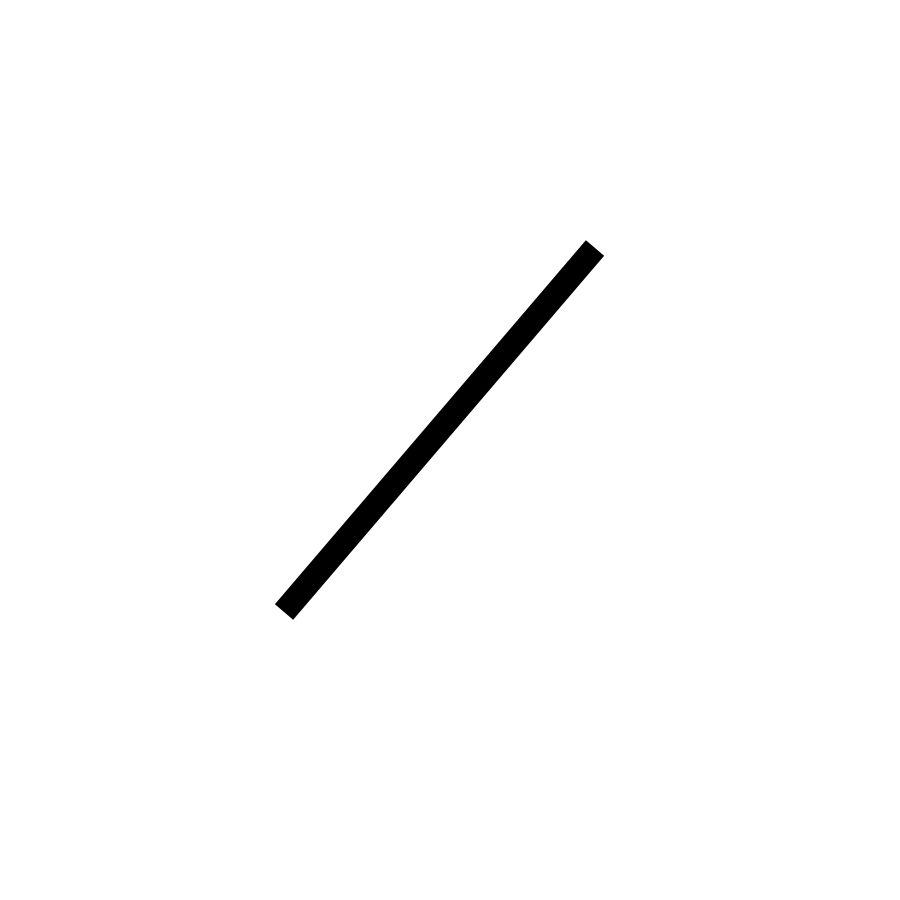
#> input picture src/robo1/scripts_planner/map.jpg, 900 x 900 px
$ python planner_v2.py
#> lines starting #> are read from the running program, lines starting #| are printed output that depends on the picture
# -*- coding: utf-8 -*-
"""
Created on Sat Mar 18 16:02:21 2023

@author: saksham
"""

#!/usr/bin/env python3
# -*- coding: utf-8 -*-
"""
Created on Tue Mar 14 23:56:08 2023

@author: saksham
"""

import numpy as np
import time
import cv2
import matplotlib.pyplot as plt
from sys import exit

from scipy.interpolate import interp1d
from scipy.interpolate import CubicSpline
from scipy.interpolate import CubicHermiteSpline
import scipy.interpolate as interpolate

#%%

# inputs
startState_real = (45,225,0) #tuple(map(int, start.split(",")))
goalState = (225,225,0) #tuple(map(int, goal.split(",")))
rpm = (30*0.1047198,60*0.1047198,90*0.1047198) #tuple(map(int, rpm.split(",")))

c = 5 + 19 # clearance + R (robot radius)
dt = 0.3

r = 6.45/2
L = 11
push = 20
startState = (startState_real[0]+push*np.cos(np.deg2rad(startState_real[2])),
              startState_real[1]+push*np.sin(np.deg2rad(startState_real[2])),
              startState_real[2] )
#%%
## reading map
map_raw = cv2.bitwise_not(cv2.imread('map.jpg',cv2.IMREAD_GRAYSCALE))
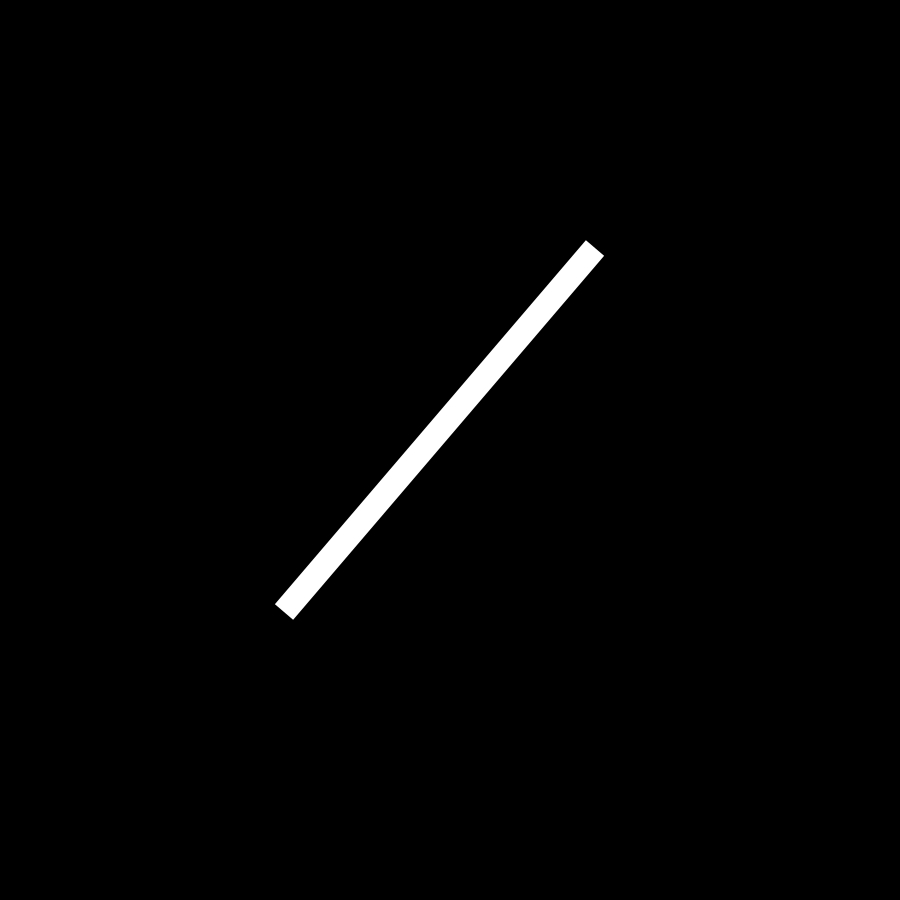
#> map_raw: shape (900, 900); min 0, max 255, mean 3.6
plt.figure(1)
plt.imshow(map_raw)

#Clearance
kernel = cv2.getStructuringElement(cv2.MORPH_RECT, (2*c+1, 2*c+1))
mapN = cv2.dilate(map_raw, kernel)
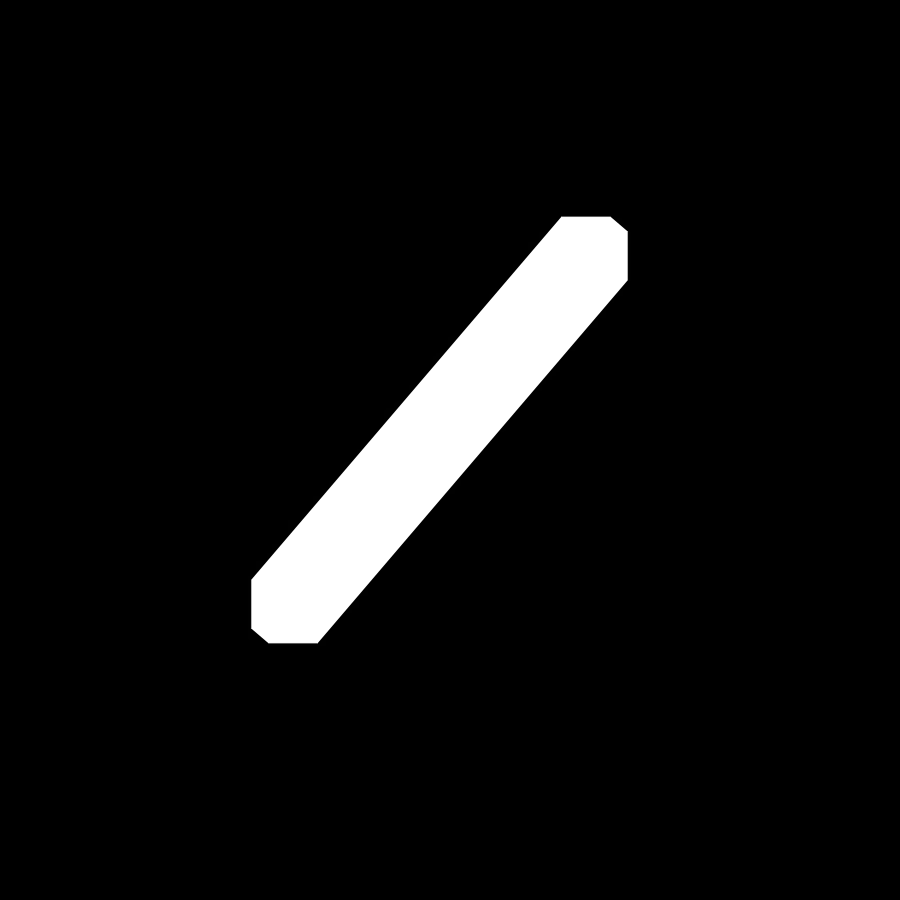
#> mapN: shape (900, 900); min 0, max 255, mean 15

# walls
mapN[:,0:c] = 255
mapN[:,-c:] = 255
mapN[0:c,:] = 255
mapN[-c:,:] = 255
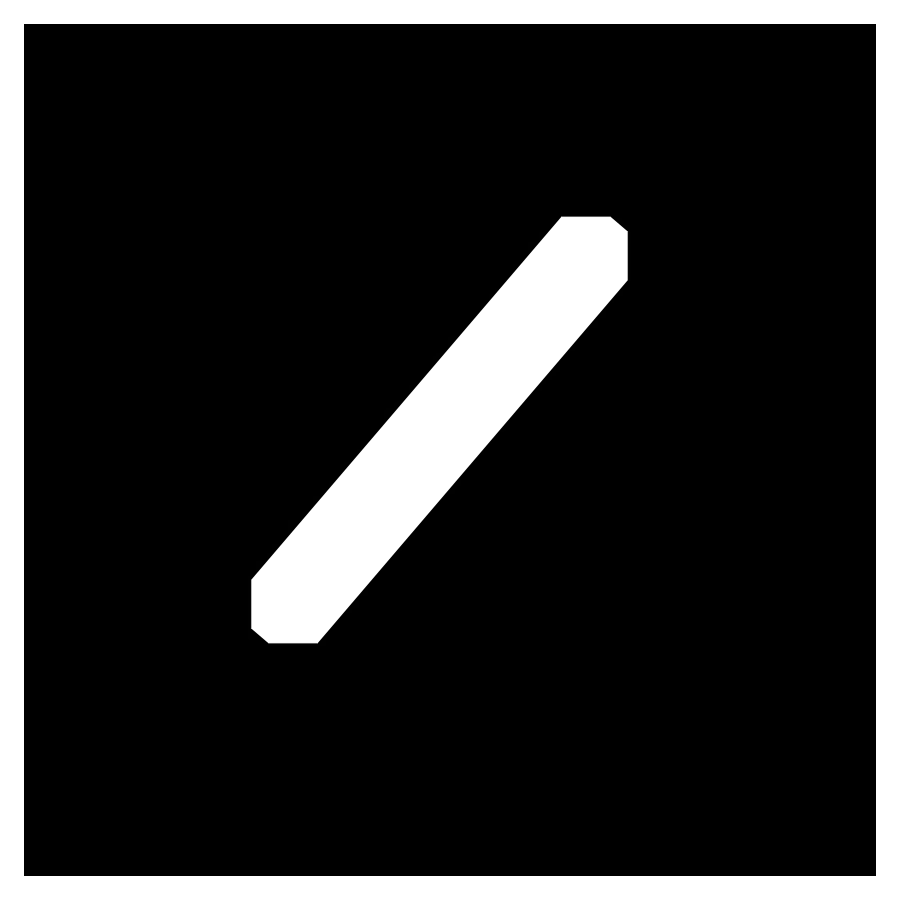
#> mapN: shape (900, 900); min 0, max 255, mean 41.5

cv2.imwrite("map_bloated.jpg",cv2.bitwise_not(cv2.resize(mapN,(900,900))))
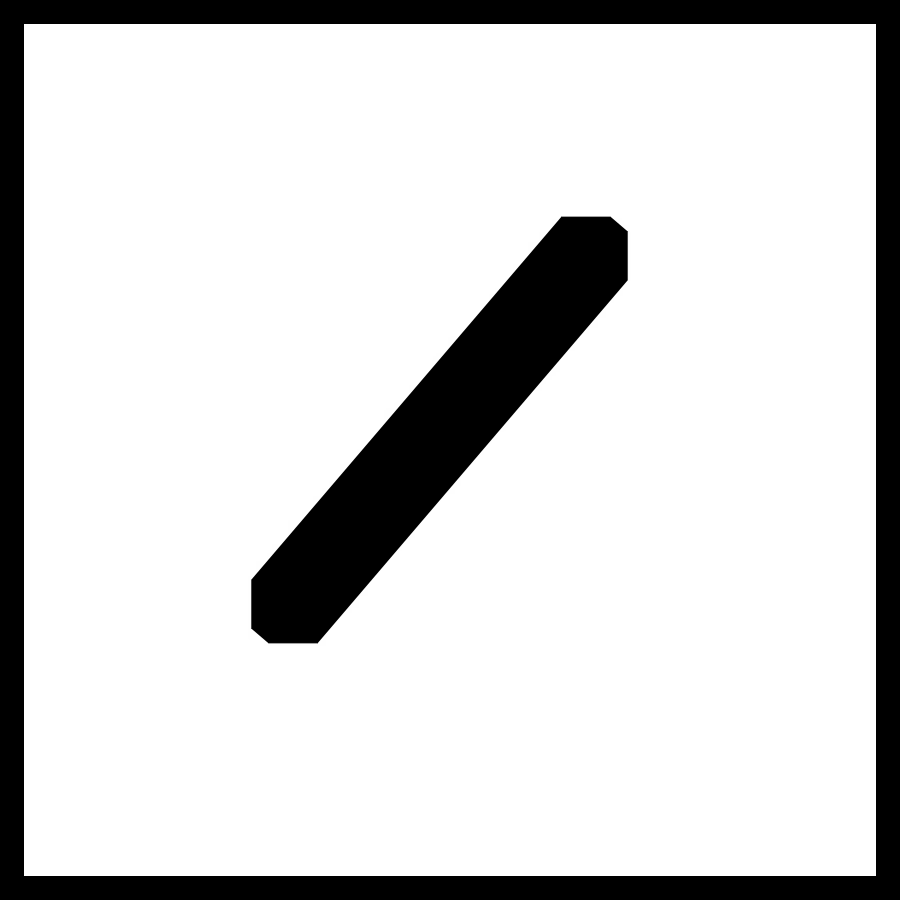
#> saved as map_bloated.jpg: shape (900, 900); min 0, max 255, mean 213.5

plt.figure(2)
plt.imshow(mapN)

#%%
# Checker if a node falls in the obstacle space
def checkFeasibility(node):
#> called with node = (65, 225, 0)
    try:
        a = mapN[np.shape(mapN)[1]-int(node[1]),int(node[0])]
#> a = 0
    except:
        return False

    if a == 0:
        return True
    else:
        return False
#%%
nodeList={}

# shifter = [(0,rpm[0]),(rpm[0],0),(rpm[0],rpm[0]),(0,rpm[1]),
#            (rpm[1],0),(rpm[1],rpm[1]),(rpm[1],rpm[0]),(rpm[0],rpm[1])]

shifter = [(rpm[0],rpm[1]),(rpm[1],rpm[0]),(rpm[1],rpm[1]),(rpm[0],rpm[2]),
            (rpm[2],rpm[0]),(rpm[2],rpm[2]),(rpm[2],rpm[1]),(rpm[1],rpm[2])]

def costC(node,goal):
    d = np.sqrt((node[0]-goal[0])**2 + (node[1]-goal[1])**2)
    return d

def shift(node,cost):
    x,y,t = node
    t = np.deg2rad(t)
    for i in shifter:
        t_ = t + dt*r*(i[0]-i[1])/L
        if i[0] == i[1]:
            x_ = x + 0.5*(i[0]+i[1])*r*dt*np.cos(t)
            y_ = y + 0.5*(i[0]+i[1])*r*dt*np.sin(t)
        else:
            F = (L/2)*(i[0]+i[1])/(i[0]-i[1])
            x_ = x + F*( np.sin( (r*(i[0]-i[1])*dt/L) +t ) -np.sin(t))
            y_ = y - F*( np.cos( (r*(i[0]-i[1])*dt/L) +t ) -np.cos(t))
        childNode = (x_,y_,np.rad2deg(t_))
        if checkFeasibility(childNode):
            nodeList[childNode] = i
            yield childNode, cost+costC(node,childNode)
        else:
            pass
#%%
# main algorithm

# time calculation
startTime = time.time()

if not checkFeasibility(startState) or not checkFeasibility(goalState):
    print('Infeasable states! Check Input')
    exit()

closedNodes = {}
openNodes = {startState:( costC(startState,goalState) , costC(startState,goalState) ,0,0,0)}

# order is totalCost, cost2Goal, cost2come, parent, self
nodeVisit = 255*np.ones(np.shape(map_raw))

child = 1
repeatSkip=0

while True:

    # popping first node
    parent=list(openNodes.keys())[0]

    closedNodes[parent] = openNodes[parent]

    if costC(parent,goalState) < L/2:
        print("Goal Found after",len(closedNodes),"nodes in ",time.time()-startTime, " seconds!")
        print("overwrote nodes :",repeatSkip)
        break

    for node,cost in shift(parent,openNodes[parent][2]):
        try:
            aa = nodeVisit[int(round(node[0])),int(round(node[1]))]==125
        except:
            print([int(round(node[0])),int(round(node[1]))])
        if nodeVisit[int(round(node[0])),int(round(node[1]))]==125:
            repeatSkip = repeatSkip +1
            pass

        else:
            if nodeVisit[int(round(node[0])),int(round(node[1]))] == 255 and node != None:
                # ...... and if not, add child
                openNodes[node] = (1.5*costC(node,goalState) + cost,
                         costC(node,goalState),
                         cost,openNodes[parent][4],child)
                child = child + 1
                nodeVisit[int(round(node[0])),int(round(node[1]))]=125

    nodeVisit[int(round(parent[0])),int(round(parent[1]))] = 0
    del openNodes[parent]

    # Sort the dict before popping
    openNodes = dict(sorted(openNodes.items(), key=lambda x:x[1]))

# backtracking
backTrack = [node,parent]
child = closedNodes[parent][3]
while child >0:
    for key, value in closedNodes.items():

        if value[4] == child:
            node = key
            child = value[3]
            backTrack.append(node)

backTrack.append(startState)
backTrack.reverse()

#%%
timeRate = 0.02  #50 hertz
resolution = 100000
average_vel = 10 #cm/sec

#%%
xy_points = np.array(backTrack)

tck, u = interpolate.splprep([xy_points[:,0], xy_points[:,1]])
x_i, y_i = interpolate.splev(np.linspace(0, 1, resolution), tck, ext=0)
x_D, y_D = interpolate.splev(np.linspace(0, 1, resolution), tck, ext=0,der=1)

xy_slope = np.arctan2(y_D,x_D)

plt.figure(3)
plt.plot(x_i, y_i)
plt.scatter(xy_points[:,0], xy_points[:,1], c='r')

plt.figure(4)
plt.plot(xy_slope)

#%%

xy_points = np.column_stack((x_i,y_i))
xy_diff = np.sqrt(np.sum(np.square(xy_points[1:]-xy_points[:-1]),axis=1))

time_taken = np.sum(xy_diff)/average_vel
delta_t = time_taken/len(xy_diff)

xy_Dangle = (xy_slope[1:] - xy_slope[:-1])/delta_t

Wl = (average_vel/r) + (L/(2*r))*xy_Dangle
Wr = (average_vel/r) - (L/(2*r))*xy_Dangle

timeRange = np.arange(0,time_taken,delta_t) + (2*push/average_vel) + delta_t

ang_vel = np.column_stack((Wl,Wr,timeRange))
vel_profile = np.vstack(([0,0,0],[average_vel/r,average_vel/r,(2*push/average_vel)],ang_vel))

plt.figure(5)
plt.plot(vel_profile[:,2],vel_profile[:,np.array([True, True, False])])
#%%

f_Ul = interp1d(vel_profile[:,2], vel_profile[:,0], kind='linear')
f_Ur = interp1d(vel_profile[:,2], vel_profile[:,1], kind='linear')

new_time = np.arange(0, vel_profile[-1,2], timeRate)
# Interpolate the x,y values to the desired time steps
new_x, new_y = f_Ul(new_time).T , f_Ur(new_time).T

vel_profile_wheels = np.column_stack((new_x, new_y, new_time))

plt.figure(6)
plt.plot(np.gradient(vel_profile_wheels,axis=0))
#%%
np.savetxt("vel_traj.csv", vel_profile_wheels,delimiter = ",")
#> figure, not shown here; curve peaks at x = 162.8, y = 225.1
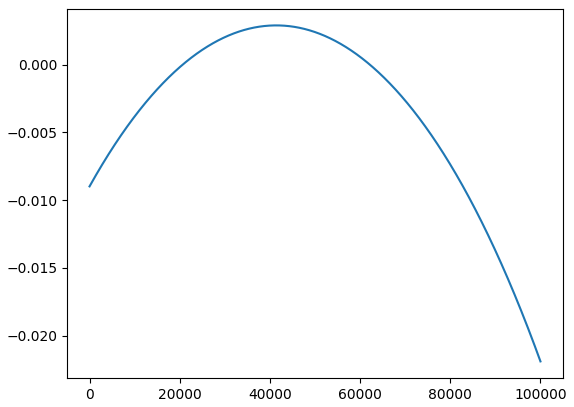
#> figure drawn by matplotlib, 1 panel; curve peaks at x = 41408, y = 0.0029
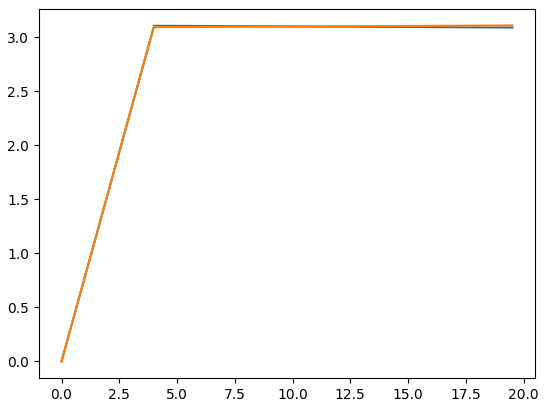
#> figure drawn by matplotlib, 1 panel; curve peaks at x = 4, y = 3.11; curve peaks at x = 19.52, y = 3.11
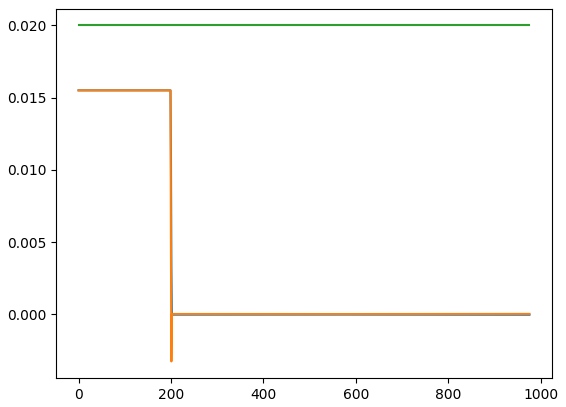
#> figure drawn by matplotlib, 1 panel; curve peaks at x = 130, y = 0.0155; curve peaks at x = 130, y = 0.0155; curve peaks at x = 803, y = 0.02
